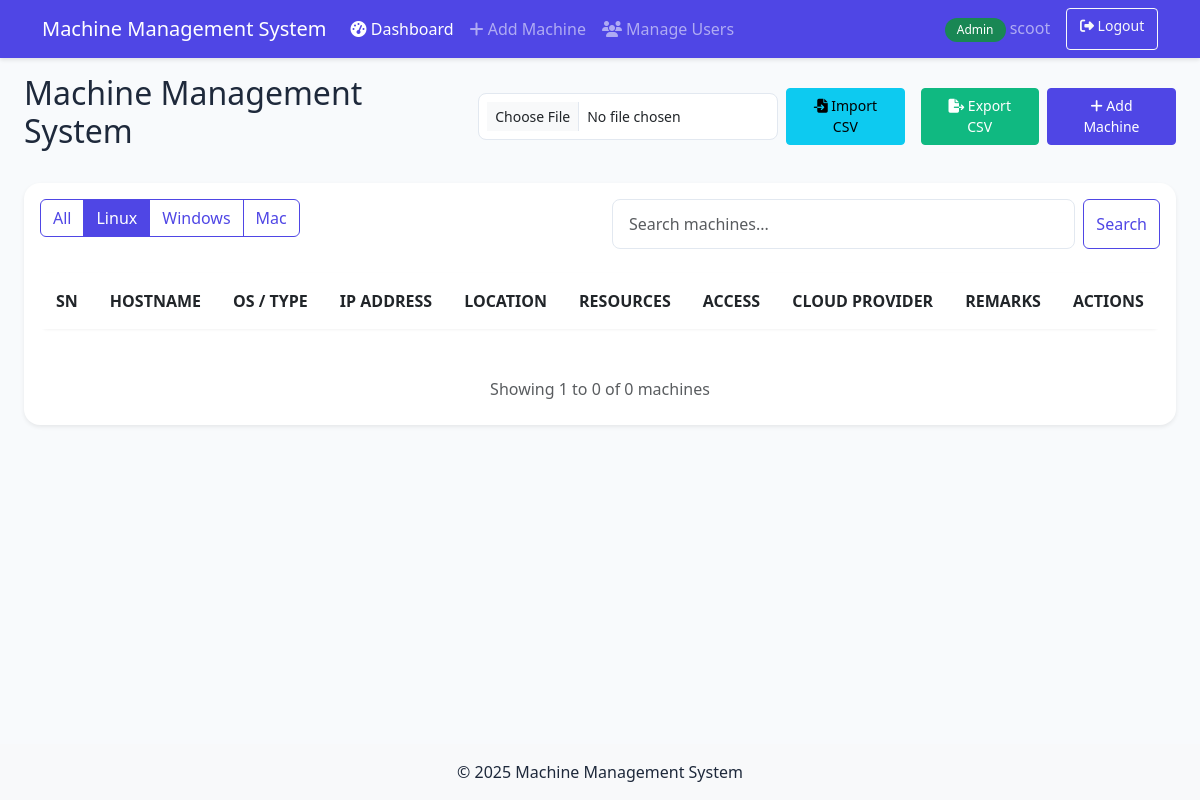
Before: /admin/dashboard?os=Linux (signed in) with the older database file.
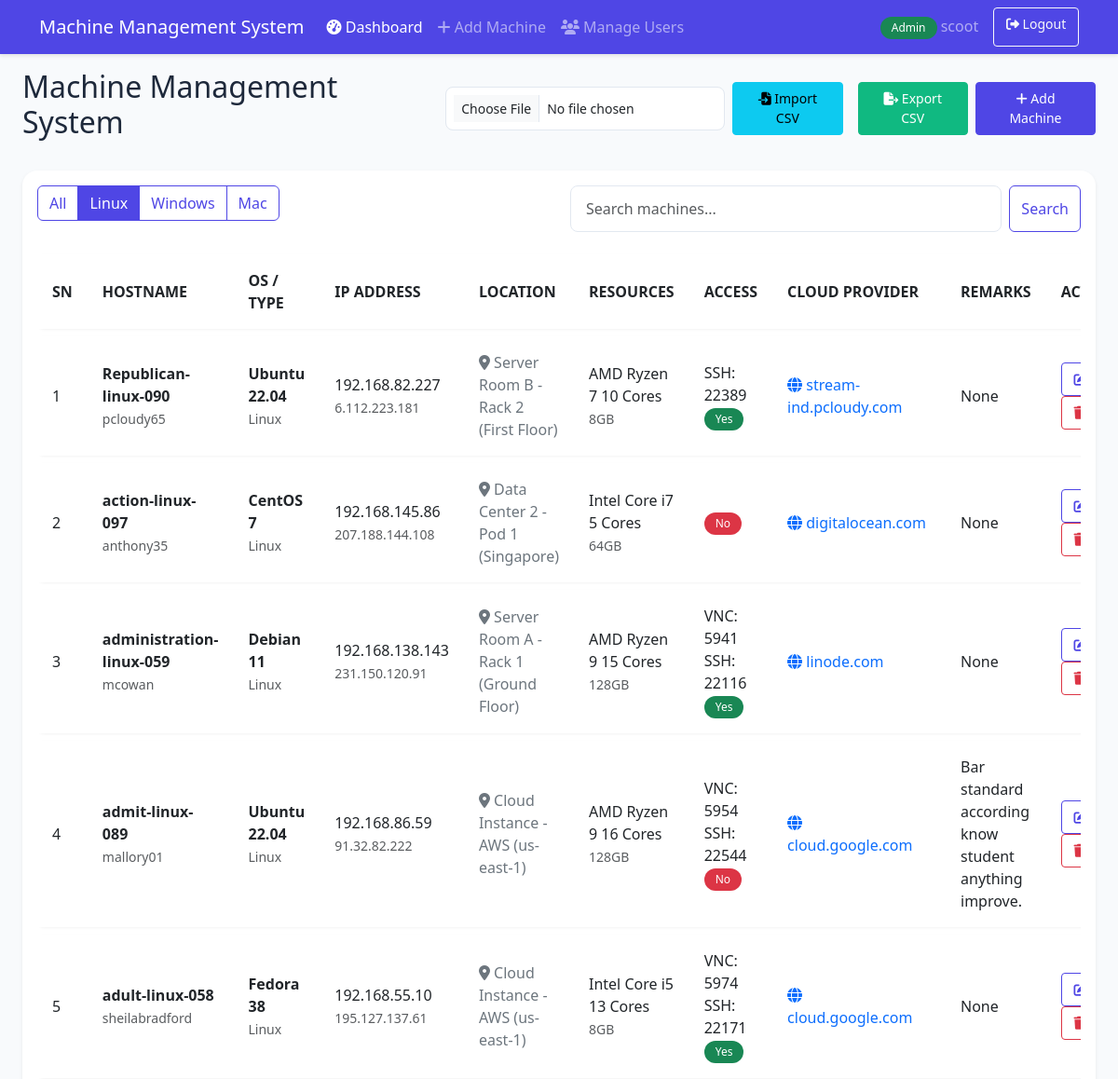
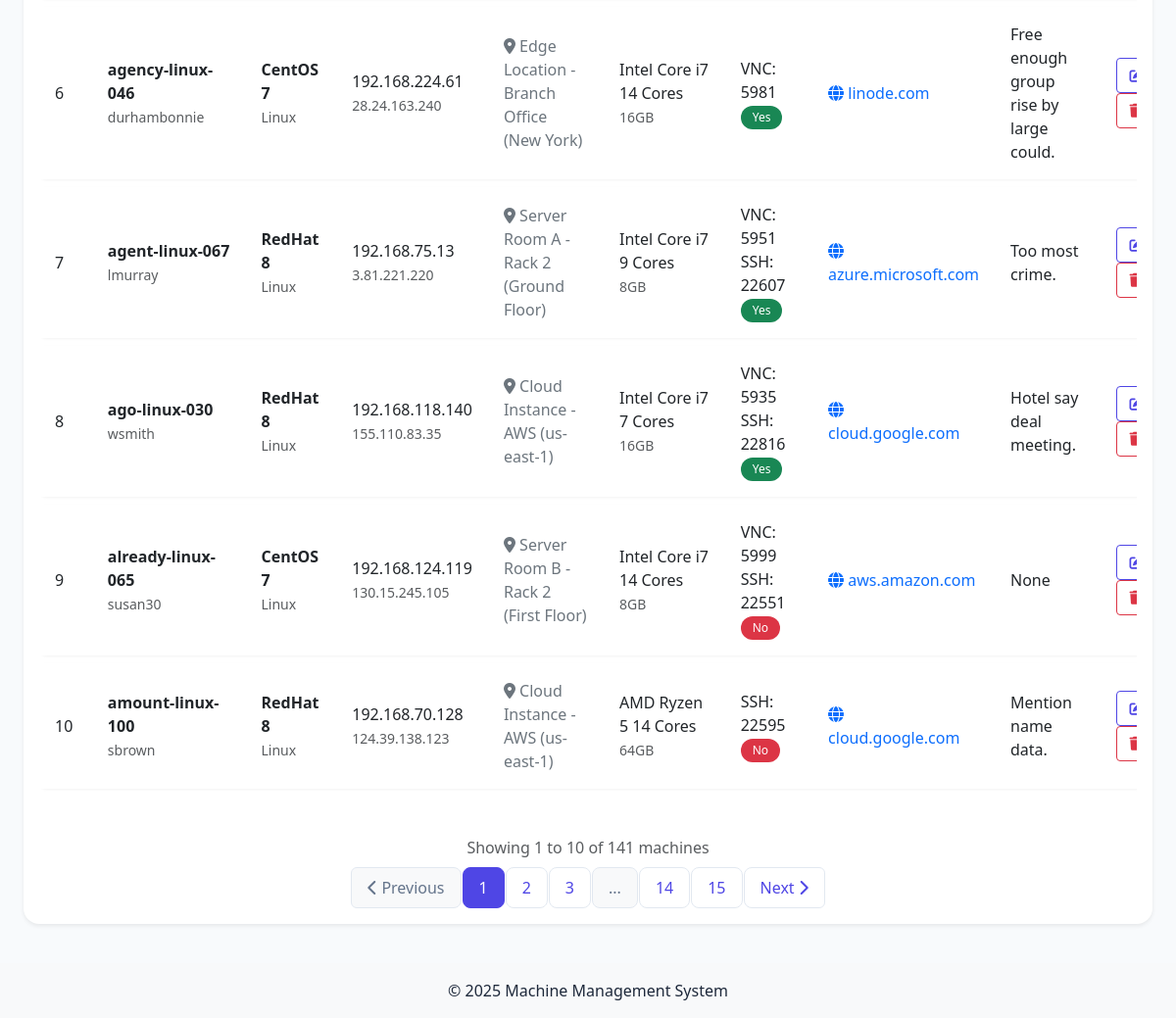
After: the same page with the newer database file (2 pictures, top to bottom).
### models/machine.py (models this page shows, shortened)
class Machine(db.Model):
    __tablename__ = 'machines'
    id = db.Column(db.Integer, primary_key=True)
    hostname = db.Column(db.String(64), unique=True, nullable=False, index=True)
    username = db.Column(db.String(64), nullable=False)
    os_type = db.Column(db.String(20), nullable=False)  # Linux, Windows, Mac
    installed_os = db.Column(db.String(64), nullable=False)
    cpu_details = db.Column(db.String(128), nullable=False)
    ram_details = db.Column(db.String(64), nullable=False)
    private_ip = db.Column(db.String(15), nullable=True)
    public_ip = db.Column(db.String(15), nullable=True)
    cloud_provider_url = db.Column(db.String(128), nullable=True)
    physical_location = db.Column(db.String(128), nullable=True)  # Add this line
    vnc_port = db.Column(db.Integer, nullable=True)
    ssh_port = db.Column(db.Integer, nullable=True)  # Add this line
    outside_accessible = db.Column(db.Boolean, default=False)
    remarks = db.Column(db.Text, nullable=True)
    created_at = db.Column(db.DateTime, default=datetime.utcnow)
    updated_at = db.Column(db.DateTime, default=datetime.utcnow, onupdate=datetime.utcnow)

### app.py (the view, shortened to what this page needs)
@app.route('/admin/dashboard')
@login_required
def admin_dashboard():
    if not current_user.is_admin:
        flash('Access denied. Admin privileges required.', 'danger')
        return redirect(url_for('index'))
    page = request.args.get('page', 1, type=int)
    per_page = 10
    os_filter = request.args.get('os')
    search = request.args.get('search')
    query = Machine.query
    if os_filter:
        query = query.filter_by(os_type=os_filter)
    pagination = query.order_by(Machine.hostname).paginate(
        page=page, per_page=per_page, error_out=False
    )
    return render_template('admin/dashboard.html',
                         machines=pagination.items,
                         pagination=pagination)

### models/user.py (called while the page is built)
@login_manager.user_loader
def load_user(user_id):
    return User.query.get(int(user_id))

### templates/admin/dashboard.html (shortened to what the changed rows need)
{% extends "base.html" %}
{% block content %}
<div class="d-flex justify-content-between align-items-center mb-4">
    <h2>Machine Management System</h2>
</div>
<div class="card shadow-sm mb-4">
    <div class="card-body">
        <div class="table-responsive">
            <table class="table table-hover">
                <thead>
                    <tr>
                        <th>SN</th>
                        <th>HOSTNAME</th>
                        <th>OS / TYPE</th>
                        <th>IP ADDRESS</th>
                        <th>LOCATION</th>
                        <th>RESOURCES</th>
                        <th>ACCESS</th>
                        <th>CLOUD PROVIDER</th>
                        <th>REMARKS</th>
                        {% if current_user.is_admin %}
                        <th>ACTIONS</th>
                        {% endif %}
                    </tr>
                </thead>
                <tbody>
                    {% for machine in machines %}
                    <tr>
                        <td>{{ (pagination.page - 1) * pagination.per_page + loop.index }}</td>
                        <td>
                            <strong>{{ machine.hostname }}</strong><br>
                            <small class="text-muted">{{ machine.username }}</small>
                        </td>
                        <td>
                            <strong>{{ machine.installed_os }}</strong><br>
                            <small class="text-muted">{{ machine.os_type }}</small>
                        </td>
                        <td>
                            {% if machine.private_ip %}
                            <span>{{ machine.private_ip }}</span><br>
                            {% endif %}
                            {% if machine.public_ip %}
                            <small class="text-muted">{{ machine.public_ip }}</small>
                            {% endif %}
                        </td>
                        <td>
                            {% if machine.physical_location %}
                            <span class="text-secondary">
                                <i class="fas fa-map-marker-alt"></i> {{ machine.physical_location }}
                            </span>
                            {% else %}
                            <span class="text-muted">Not specified</span>
                            {% endif %}
                        </td>
                        <td>
                            <span>{{ machine.cpu_details }}</span><br>
                            <small class="text-muted">{{ machine.ram_details }}</small>
                        </td>
                        <td>
                            {% if machine.vnc_port %}
                            <span>VNC: {{ machine.vnc_port }}</span><br>
                            {% endif %}
                            {% if machine.ssh_port %}
                            <span>SSH: {{ machine.ssh_port }}</span><br>
                            {% endif %}
                            <span class="badge {% if machine.outside_accessible %}bg-success{% elif machine.outside_accessible == false %}bg-danger{% else %}bg-warning{% endif %}">
                                {{ 'Yes' if machine.outside_accessible else 'No' }}
                            </span>
                        </td>
                        <td>
                            {% if machine.cloud_provider_url %}
                            {% set domain = machine.cloud_provider_url.replace('https://', '').replace('http://', '').split('/')[0] %}
                            <span class="text-primary" title="{{ machine.cloud_provider_url }}">
                                <i class="fas fa-globe"></i> {{ domain }}
                            </span>
                            {% else %}
                            <span class="text-muted">No URL</span>
                            {% endif %}
                        </td>
                        <td>{{ machine.remarks }}</td>
                        {% if current_user.is_admin %}
                        <td>
                            <a href="{{ url_for('edit_machine', machine_id=machine.id) }}" class="btn btn-sm btn-outline-primary">
                                <i class="fas fa-edit"></i>
                            </a>
                            <button type="button" class="btn btn-sm btn-outline-danger" onclick="showDeleteModal('{{ machine.id }}', '{{ machine.hostname }}')">
                                <i class="fas fa-trash"></i>
                            </button>
                        </td>
                        {% endif %}
                    </tr>
                    {% endfor %}
                </tbody>
            </table>
        </div>
        <div class="d-flex flex-column align-items-center mt-4">
            <div class="text-muted mb-2">
                {% set end_item = pagination.page * pagination.per_page %}
                {% if end_item > pagination.total %}
                    {% set end_item = pagination.total %}
                {% endif %}
                Showing {{ (pagination.page - 1) * pagination.per_page + 1 }}
                to {{ end_item }}
                of {{ pagination.total }} machines
            </div>
            {% if pagination.pages > 1 %}
            <nav aria-label="Machine navigation">
                <ul class="pagination">
                    <li class="page-item {{ 'disabled' if pagination.page == 1 }}">
                        <a class="page-link" href="{{ url_for(current_user.is_admin and 'admin_dashboard' or 'user_dashboard', page=pagination.prev_num, os=request.args.get('os'), search=request.args.get('search')) }}">
                            <i class="fas fa-chevron-left"></i> Previous
                        </a>
                    </li>
                    {% for page_num in pagination.iter_pages(left_edge=2, left_current=2, right_current=2, right_edge=2) %}
                        {% if page_num %}
                            <li class="page-item {{ 'active' if pagination.page == page_num }}">
                                <a class="page-link" href="{{ url_for(current_user.is_admin and 'admin_dashboard' or 'user_dashboard', page=page_num, os=request.args.get('os'), search=request.args.get('search')) }}">{{ page_num }}</a>
                            </li>
                        {% else %}
                            <li class="page-item disabled">
                                <span class="page-link">...</span>
                            </li>
                        {% endif %}
                    {% endfor %}
                    <li class="page-item {{ 'disabled' if pagination.page == pagination.pages }}">
                        <a class="page-link" href="{{ url_for(current_user.is_admin and 'admin_dashboard' or 'user_dashboard', page=pagination.next_num, os=request.args.get('os'), search=request.args.get('search')) }}">
                            Next <i class="fas fa-chevron-right"></i>
                        </a>
                    </li>
                </ul>
            </nav>
            {% endif %}
        </div>
    </div>
</div>
{% endblock %}

Changed rows visible on the page:
added Machine: (pagination.page-1)*pagination.per_page+loop.index "1", hostname "Republican-linux-090", username "pcloudy65", installed_os "Ubuntu 22.04", os_type "Linux", private_ip "192.168.82.227", public_ip "6.112.223.181", physical_location "Server Room B - Rack 2 (First Floor)", cpu_details "AMD Ryzen 7 10 Cores", ram_details "8GB", ssh_port "22389", outside_accessible "Yes", domain "stream-ind.pcloudy.com", remarks "None"
added Machine: page "2", hostname "action-linux-097", username "anthony35", installed_os "CentOS 7", os_type "Linux", private_ip "192.168.145.86", public_ip "207.188.144.108", physical_location "Data Center 2 - Pod 1 (Singapore)", cpu_details "Intel Core i7 5 Cores", ram_details "64GB", outside_accessible "No", domain "digitalocean.com", remarks "None"
added Machine: page "3", hostname "administration-linux-059", username "mcowan", installed_os "Debian 11", os_type "Linux", private_ip "192.168.138.143", public_ip "231.150.120.91", physical_location "Server Room A - Rack 1 (Ground Floor)", cpu_details "AMD Ryzen 9 15 Cores", ram_details "128GB", vnc_port "5941", ssh_port "22116", outside_accessible "Yes", domain "linode.com", remarks "None"
added Machine: page "4", hostname "admit-linux-089", username "mallory01", installed_os "Ubuntu 22.04", os_type "Linux", private_ip "192.168.86.59", public_ip "91.32.82.222", physical_location "Cloud Instance - AWS (us-east-1)", cpu_details "AMD Ryzen 9 16 Cores", ram_details "128GB", vnc_port "5954", ssh_port "22544", outside_accessible "No", domain "cloud.google.com", remarks "Bar standard according know student anything improve."
added Machine: page "5", hostname "adult-linux-058", username "sheilabradford", installed_os "Fedora 38", os_type "Linux", private_ip "192.168.55.10", public_ip "195.127.137.61", physical_location "Cloud Instance - AWS (us-east-1)", cpu_details "Intel Core i5 13 Cores", ram_details "8GB", vnc_port "5974", ssh_port "22171", outside_accessible "Yes", domain "cloud.google.com", remarks "None"
added Machine: page "6", hostname "agency-linux-046", username "durhambonnie", installed_os "CentOS 7", os_type "Linux", private_ip "192.168.224.61", public_ip "28.24.163.240", physical_location "Edge Location - Branch Office (New York)", cpu_details "Intel Core i7 14 Cores", ram_details "16GB", vnc_port "5981", outside_accessible "Yes", domain "linode.com", remarks "Free enough group rise by large could."
added Machine: page "7", hostname "agent-linux-067", username "lmurray", installed_os "RedHat 8", os_type "Linux", private_ip "192.168.75.13", public_ip "3.81.221.220", physical_location "Server Room A - Rack 2 (Ground Floor)", cpu_details "Intel Core i7 9 Cores", ram_details "8GB", vnc_port "5951", ssh_port "22607", outside_accessible "Yes", domain "azure.microsoft.com", remarks "Too most crime."
added Machine: page "8", hostname "ago-linux-030", username "wsmith", installed_os "RedHat 8", os_type "Linux", private_ip "192.168.118.140", public_ip "155.110.83.35", physical_location "Cloud Instance - AWS (us-east-1)", cpu_details "Intel Core i7 7 Cores", ram_details "16GB", vnc_port "5935", ssh_port "22816", outside_accessible "Yes", domain "cloud.google.com", remarks "Hotel say deal meeting."
added Machine: page "9", hostname "already-linux-065", username "susan30", installed_os "CentOS 7", os_type "Linux", private_ip "192.168.124.119", public_ip "130.15.245.105", physical_location "Server Room B - Rack 2 (First Floor)", cpu_details "Intel Core i7 14 Cores", ram_details "8GB", vnc_port "5999", ssh_port "22551", outside_accessible "No", domain "aws.amazon.com", remarks "None"
added Machine: page "10", hostname "amount-linux-100", username "sbrown", installed_os "RedHat 8", os_type "Linux", private_ip "192.168.70.128", public_ip "124.39.138.123", physical_location "Cloud Instance - AWS (us-east-1)", cpu_details "AMD Ryzen 5 14 Cores", ram_details "64GB", ssh_port "22595", outside_accessible "No", domain "cloud.google.com", remarks "Mention name data."
Other visible differences:
{{ end_item }}: "0" → "10"
{{ pagination.total }}: "0" → "141"
text now shown: "Previous Next"
new list line: "1"
new list line: "2"
new list line: "3"
new list line: "14"
new list line: "15"
